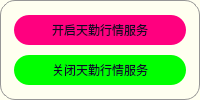
                        <widget class="QFrame" name="frame_115">
                         <property name="minimumSize">
                          <size>
                           <width>0</width>
                           <height>100</height>
                          </size>
                         </property>
                         <property name="styleSheet">
                          <string notr="true">QFrame {	
	background-color: rgb(255, 255, 240);
	border: 1px solid rgb(150, 150, 150);
	border-radius: 15px;
	padding: 1px;
}
QFrame:hover {
	border: 2px solid rgb(0, 0, 0);
}</string>
                         </property>
                         <property name="frameShape">
                          <enum>QFrame::StyledPanel</enum>
                         </property>
                         <property name="frameShadow">
                          <enum>QFrame::Raised</enum>
                         </property>
                         <layout class="QVBoxLayout" name="verticalLayout_68">
                          <item>
                           <widget class="QFrame" name="frame_116">
                            <property name="styleSheet">
                             <string notr="true">QFrame {	
	background-color: none;
	border: none;
}

</string>
                            </property>
                            <property name="frameShape">
                             <enum>QFrame::StyledPanel</enum>
                            </property>
                            <property name="frameShadow">
                             <enum>QFrame::Raised</enum>
                            </property>
                            <layout class="QHBoxLayout" name="horizontalLayout_54">
                             <property name="spacing">
                              <number>0</number>
                             </property>
                             <property name="leftMargin">
                              <number>0</number>
                             </property>
                             <property name="topMargin">
                              <number>0</number>
                             </property>
                             <property name="rightMargin">
                              <number>0</number>
                             </property>
                             <property name="bottomMargin">
                              <number>0</number>
                             </property>
                             <item>
                              <widget class="QPushButton" name="Btn_start_TQ_services">
                               <property name="minimumSize">
                                <size>
                                 <width>0</width>
                                 <height>30</height>
                                </size>
                               </property>
                               <property name="maximumSize">
                                <size>
                                 <width>180</width>
                                 <height>16777215</height>
                                </size>
                               </property>
                               <property name="styleSheet">
                                <string notr="true">QPushButton{
	color: rgb(13, 9, 36);
	background-color:rgb(255, 0, 127);
	font: 700 14pt &quot;等线&quot;;
	border-radius: 15px;
}
QPushButton:hover{
	border: 2px solid rgb(255, 85, 0); 
}
QPushButton:pressed{
	color: green;
	border-color: rgb(255, 0, 0);
    background-color: rgb(255, 255, 0);
}
</string>
                               </property>
                               <property name="text">
                                <string>开启天勤行情服务</string>
                               </property>
                              </widget>
                             </item>
                            </layout>
                           </widget>
                          </item>
                          <item>
                           <widget class="QFrame" name="frame_117">
                            <property name="styleSheet">
                             <string notr="true">QFrame {	
	background-color: none;
	border: none;
}

</string>
                            </property>
                            <property name="frameShape">
                             <enum>QFrame::StyledPanel</enum>
                            </property>
                            <property name="frameShadow">
                             <enum>QFrame::Raised</enum>
                            </property>
                            <layout class="QHBoxLayout" name="horizontalLayout_55">
                             <property name="spacing">
                              <number>0</number>
                             </property>
                             <property name="leftMargin">
                              <number>0</number>
                             </property>
                             <property name="topMargin">
                              <number>0</number>
                             </property>
                             <property name="rightMargin">
                              <number>0</number>
                             </property>
                             <property name="bottomMargin">
                              <number>0</number>
                             </property>
                             <item>
                              <widget class="QPushButton" name="Btn_stop_TQ_services">
                               <property name="minimumSize">
                                <size>
                                 <width>0</width>
                                 <height>30</height>
                                </size>
                               </property>
                               <property name="maximumSize">
                                <size>
                                 <width>180</width>
                                 <height>16777215</height>
                                </size>
                               </property>
                               <property name="styleSheet">
                                <string notr="true">QPushButton{
	color: rgb(13, 9, 36);
	background-color:rgb(0, 255, 0);
	font: 700 14pt &quot;等线&quot;;
	border-radius: 15px;
}
QPushButton:hover{
	border: 2px solid rgb(255, 85, 0); 
}
QPushButton:pressed{
	color: green;
	border-color: rgb(255, 0, 0);
    background-color: rgb(255, 255, 0);
}
</string>
                               </property>
                               <property name="text">
                                <string>关闭天勤行情服务</string>
                               </property>
                              </widget>
                             </item>
                            </layout>
                           </widget>
                          </item>
                         </layout>
                        </widget>
